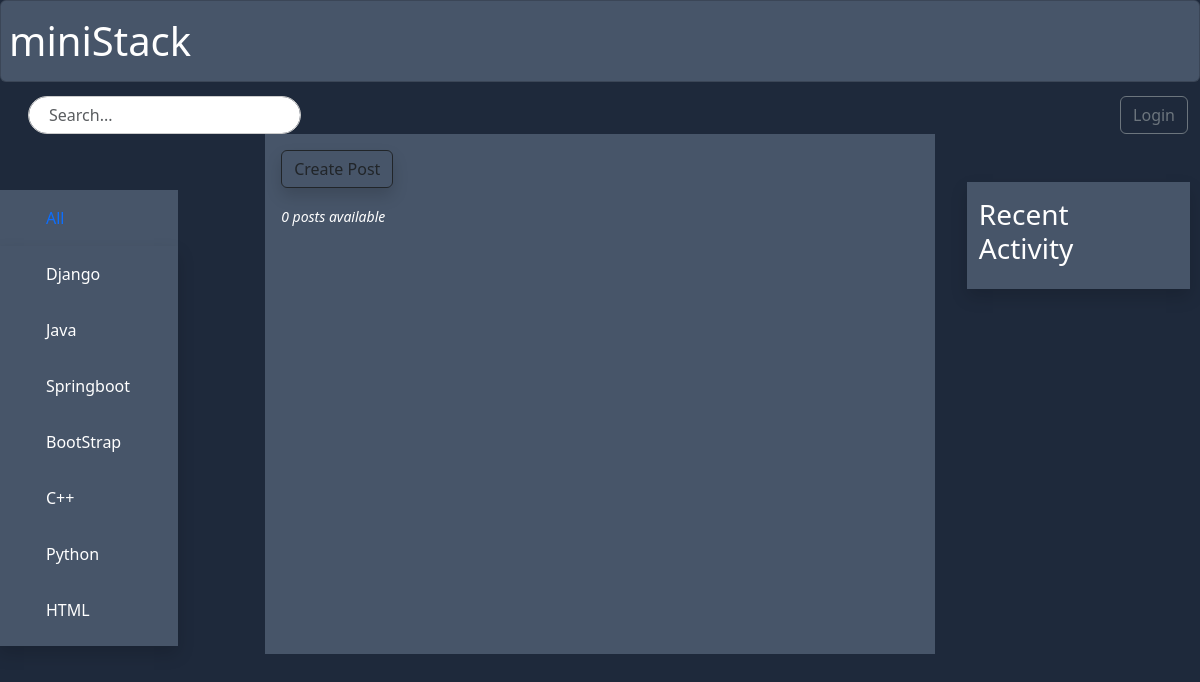
Screenshot of /?q=Java with the database file from the repository.
### base/models.py (models this page shows, shortened)
class Title (models.Model):
    name = models.CharField(max_length=200)

### base/views.py (the view)
# urls.py: path('',views.home, name='home'),
def home(request):
    q=request.GET.get('q') if request.GET.get('q')!=None else ''
    posts =Post.objects.filter(Q(title__name__icontains=q)|
                               Q(name__icontains=q)|
                               Q(description__icontains=q))
    titles= Title.objects.all()
    post_count=posts.count()
    comments = Message.objects.filter(Q(post__title__name__icontains=q))
    context = {'posts':posts,'titles':titles,'post_count':post_count,'comments':comments}
    return render(request,'base/home.html',context)

### base/templates/base/home.html (shortened to what this page needs)
{% extends 'main.html' %} {% block content %}
<div class="container">
  <div>{% include 'base/title.html'%}</div>
  <div style="background-color: rgb(71 85 105)">
    <div class="mx-3 my-3">
      <a class="btn btn-outline-dark shadow" href="{% url 'createpost' %}">Create Post</a>
    </div>
    <div class="mx-3 my-3" style="font-style: italic"><small>{{post_count}} posts available</small></div>
  </div>
  <div>{% include 'base/activity.html'%}</div>
</div>
{% endblock %}

### base/templates/base/title.html
<nav class="navbar navbar-expand-lg background-color: rgb(71 85 105)">
  <div class="container-fluid" style="margin-left: -3rem">
    <ul class="navbar-nav" style="margin-left: -3.5rem">
      <li class="nav-item px-5" style="padding: 0 20px">
        <a href="{% url 'home'%}">
          <div class="inner-container py-3 hover mt-5 px-5" style="padding: 10px 10px; background-color: rgb(71 85 105)">All</div></a
        >
        <div class="outer-container shadow" style="width: 100%">
          {% for title in titles %}
          <a href="{% url 'home'%}?q={{title.name}}">
            <div class="inner-container py-3 hover px-5" style="text-decoration: none; color: white">{{title.name}}</div>
          </a>
          {% endfor %}
        </div>
      </li>
    </ul>
  </div>
</nav>

### templates/main.html (style rules this page uses)
a:link { text-decoration: none; }
* { scrollbar-width: thin; scrollbar-color: rgb(71 85 105); rgb(46, 16, 101); }

### base/templates/base/home.html (style rules this page uses)
.container { display: grid; grid-template-columns: 1fr 3fr 1fr; }
.outer-container { width: 100%; max-height: 400px; overflow-y: auto; margine-right: 10px; box-sizing: border-box; }
.inner-container { width: 100%; background-color: rgb(71 85 105); transition: background-color 0.3s ease, text-decoration 0.3s ease; }

### rows the page displays
Title: name "Django"
Title: name "Java"
Title: name "Springboot"
Title: name "BootStrap"
Title: name "C++"
Title: name "Python"
Title: name "HTML"

### other values shown
{{ post_count }} "0"
